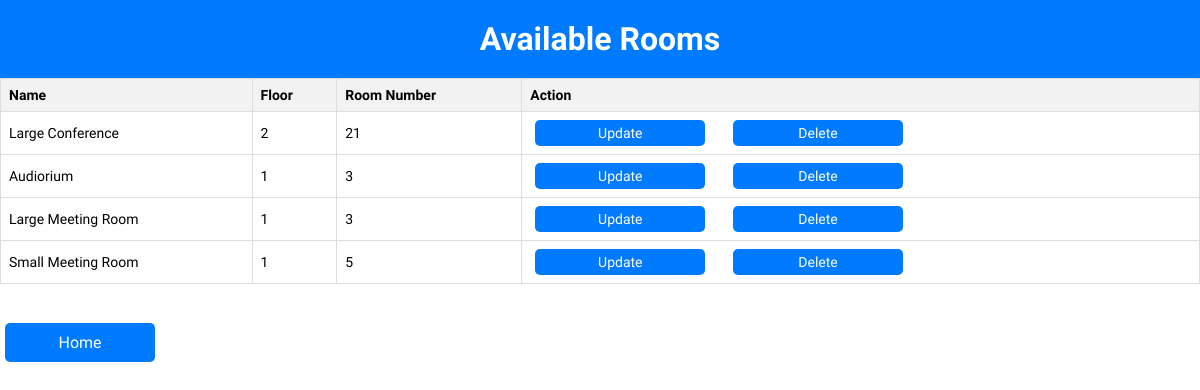
The app's page /meetings/rooms/, older data.
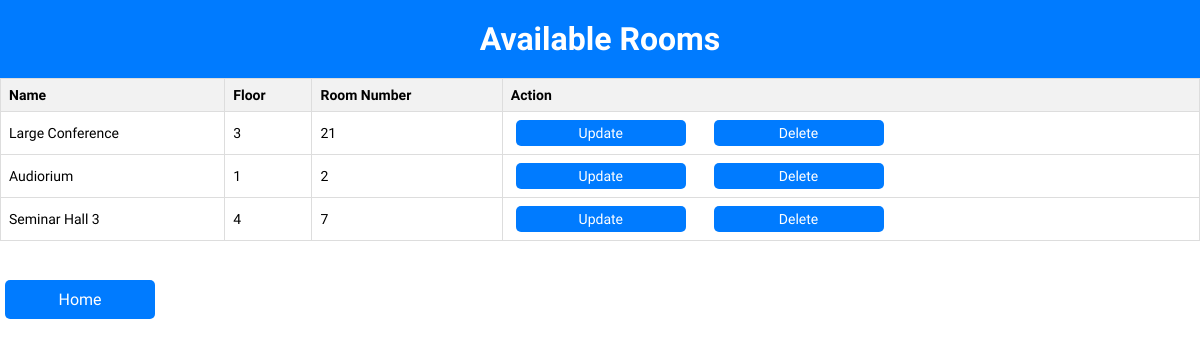
The same page, newer data.
### meetings/models.py (models this page shows, shortened)
class Room(models.Model):
    name = models.CharField(max_length=255)
    floor = models.IntegerField()
    room_number = models.IntegerField()

### meetings/views.py (the view)
# urls.py: path('rooms/', views.room_list, name='room_list'),
def room_list(request):
    rooms = Room.objects.all()
    return render(request, 'meetings/room_list.html', {'rooms': rooms})

### meetings/templates/meetings/room_list.html (shortened to what this page needs)
{% extends "base.html" %}
{% load static %}
{% block content %}
<link rel="stylesheet" href="{% static 'website/meetings.css' %}">
<div class="header">
    <h1>Available Rooms</h1>
</div>
<table>
    <thead>
        <tr>
            <th>Name</th>
            <th>Floor</th>
            <th>Room Number</th>
            <th>Action</th>
        </tr>
    </thead>
    <tbody>
        {% for room in rooms %}
        <tr>
            <td>{{ room.name }}</td>
            <td>{{ room.floor }}</td>
            <td>{{ room.room_number }}</td>
            <td>
                <a href="{% url 'room_update' pk=room.pk %}">Update</a>&emsp;
                <a href="{% url 'room_delete' pk=room.pk %}" onclick="return confirm('Are you sure you want to delete this room?')">Delete</a>
            </td>
        </tr>
        {% endfor %}
    </tbody>
</table>
<br/>
<a href="{% url 'welcome' %}">Home</a>
{% endblock %}

### website/templates/base.html (shortened to what this page needs)
{% load static %}
<html>
    <head>
        <link rel="stylesheet" href="{% static 'website/style.css' %}">
    </head>
    <body>
        {% block content %}
        {% endblock %}
    </body>
</html>

### website/static/website/style.css (style rules this page uses)
body { margin: 0; padding: 0; font-family: 'PT Sans', sans-serif; }
.header { background-color: #007bff; color: #fff; text-align: center; padding: 20px 0; }
.header h1 { margin: 0; }
a { display: block; text-align: center; padding: 10px 0; background-color: #007bff; color: #fff; text-decoration: none; margin: 0 5px; border-radius: 5px; width: 150px; transition: background-color 0.2s; }
table { width: 100%; border-collapse: collapse; margin-bottom: 20px; }
th, td { border: 1px solid #ddd; padding: 10px; text-align: left; }
th { background-color: #f2f2f2; font-weight: bold; }

### website/static/website/meetings.css (style rules this page uses)
body { margin: 0; padding: 0; font-family: 'PT Sans', sans-serif; }
.header { background-color: #007bff; color: #fff; text-align: center; padding: 20px 0; }
.header h1 { margin: 0; }
table { width: 100%; border-collapse: collapse; margin-bottom: 20px; }
th, td { border: 1px solid #ddd; padding: 8px; text-align: left; font-size: 14px; }
th { background-color: #f2f2f2; font-weight: bold; }
a { display: block; text-align: center; padding: 10px 0; background-color: #007bff; color: #fff; text-decoration: none; margin: 0 5px; border-radius: 5px; width: 150px; transition: background-color 0.2s; }
td a { display: inline-block; text-align: center; padding: 5px 10px; margin-right: 5px; background-color: #007bff; color: #fff; text-decoration: none; border-radius: 5px; transition: background-color 0.2s; }

Row changes from the older to the newer data that the page shows:
removed Room: name "Large Meeting Room", floor "1", room_number "3"
removed Room: name "Small Meeting Room", floor "1", room_number "5"
changed Room "Large Conference": floor "2" → "3"
changed Room "Audiorium": room_number "3" → "2"
added Room: name "Seminar Hall 3", floor "4", room_number "7"
